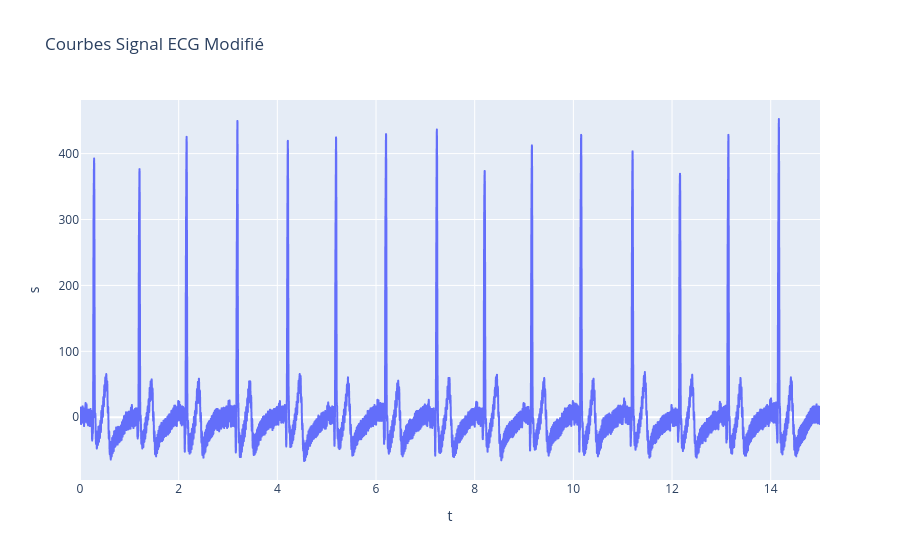
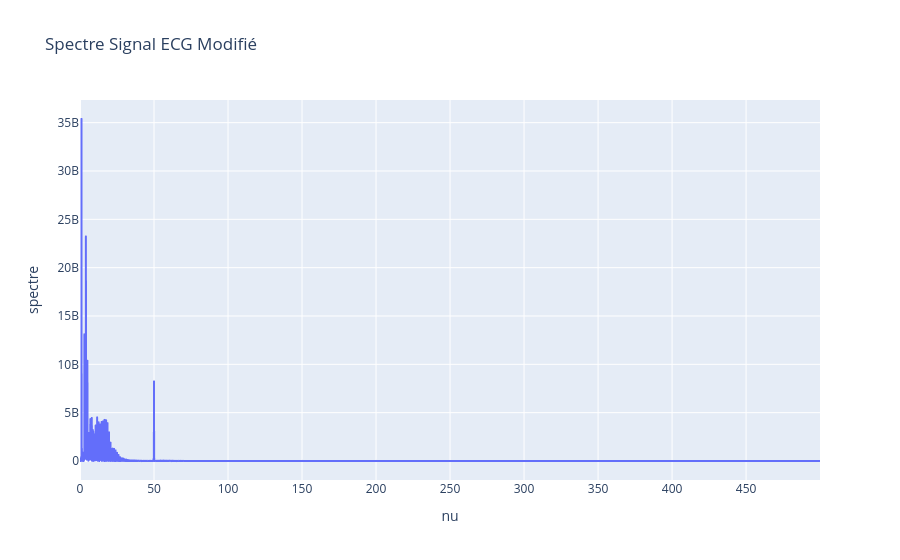

Notebook code for these charts, in order:
### Markdown cell above
On remarque que la transformée de fourier réelle du signal est affiche seulement la composante continue. Cette composante continue écrase toute les autres composantes.

On soustrait alors la moyenne du signal au signal initial :

### Code cell
signal_dict2 = np.load('ecg_signal.npz') # signal_dict est un dictionnaire contenant les données contenues dans le fichier signal.npz
s2 = signal_dict2['s.npy'] # extraction du signal utile
t2 = signal_dict2['t.npy'] # extraction du vecteur temps associé au signal

s2_modif = s2 - np.mean(s2)
df2=pd.DataFrame({"t":t2,"s":s2_modif})
figure2=px.line(df2,x="t",y="s",title="Courbes Signal ECG Modifié")
figure2.show()

nu2, S2 = san.trans_fourier(s2_modif,t2)
S_Reelle2 = np.real(S2)
S_Imag2 = np.imag(S2)

spectre2=np.sqrt(S_Reelle2**2+S_Imag2**2)**2

df_TF_R2=pd.DataFrame({"nu":nu2,"spectre":spectre2})
figure_TF_R2=px.line(df_TF_R2,x="nu",y="spectre",title="Spectre Signal ECG Modifié")
figure_TF_R2.show()

### Figure 1 — Plotly figure (JSON) as saved in the notebook; plotly's stock layout.template omitted (floating-point values rounded to 4 significant figures; data arrays with more than 128 entries replaced by an {"elided": "..."} marker saying what was removed)
{"data": [{"hovertemplate": "t=%{x}<br>s=%{y}<extra></extra>", "legendgroup": "", "line": {"color": "#636efa", "dash": "solid"}, "marker": {"symbol": "circle"}, "mode": "lines", "name": "", "showlegend": false, "type": "scattergl", "x": {"elided": "15000 float values"}, "xaxis": "x", "y": {"elided": "15000 float values"}, "yaxis": "y"}], "layout": {"legend": {"tracegroupgap": 0}, "title": {"text": "Courbes Signal ECG Modifié"}, "xaxis": {"anchor": "y", "domain": [0, 1], "title": {"text": "t"}}, "yaxis": {"anchor": "x", "domain": [0, 1], "title": {"text": "s"}}}}

### Figure 2 — Plotly figure (JSON) as saved in the notebook; plotly's stock layout.template omitted (floating-point values rounded to 4 significant figures; data arrays with more than 128 entries replaced by an {"elided": "..."} marker saying what was removed)
{"data": [{"hovertemplate": "nu=%{x}<br>spectre=%{y}<extra></extra>", "legendgroup": "", "line": {"color": "#636efa", "dash": "solid"}, "marker": {"symbol": "circle"}, "mode": "lines", "name": "", "showlegend": false, "type": "scattergl", "x": {"elided": "7500 float values"}, "xaxis": "x", "y": {"elided": "7500 float values"}, "yaxis": "y"}], "layout": {"legend": {"tracegroupgap": 0}, "title": {"text": "Spectre Signal ECG Modifié"}, "xaxis": {"anchor": "y", "domain": [0, 1], "title": {"text": "nu"}}, "yaxis": {"anchor": "x", "domain": [0, 1], "title": {"text": "spectre"}}}}
